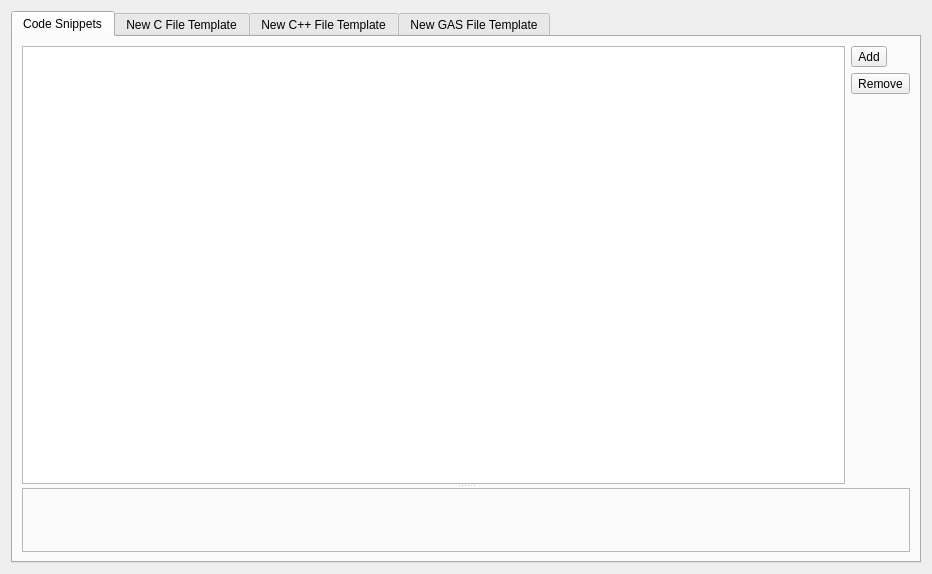
<?xml version="1.0" encoding="UTF-8"?>
<ui version="4.0">
 <class>EditorSnippetWidget</class>
 <widget class="QWidget" name="EditorSnippetWidget">
  <property name="geometry">
   <rect>
    <x>0</x>
    <y>0</y>
    <width>932</width>
    <height>574</height>
   </rect>
  </property>
  <property name="windowTitle">
   <string>Form</string>
  </property>
  <layout class="QHBoxLayout" name="horizontalLayout">
   <item>
    <widget class="QTabWidget" name="tabWidget">
     <property name="currentIndex">
      <number>0</number>
     </property>
     <widget class="QWidget" name="tabSnippet">
      <attribute name="title">
       <string>Code Snippets</string>
      </attribute>
      <layout class="QVBoxLayout" name="horizontalLayout_3">
       <item>
        <widget class="QSplitter" name="splitter">
         <property name="orientation">
          <enum>Qt::Vertical</enum>
         </property>
         <widget class="QWidget" name="widget" native="true">
          <layout class="QHBoxLayout" name="horizontalLayout_2">
           <property name="leftMargin">
            <number>0</number>
           </property>
           <property name="topMargin">
            <number>0</number>
           </property>
           <property name="rightMargin">
            <number>0</number>
           </property>
           <property name="bottomMargin">
            <number>0</number>
           </property>
           <item>
            <widget class="QTableView" name="tblSnippets">
             <property name="alternatingRowColors">
              <bool>true</bool>
             </property>
             <property name="selectionMode">
              <enum>QAbstractItemView::SingleSelection</enum>
             </property>
             <property name="selectionBehavior">
              <enum>QAbstractItemView::SelectRows</enum>
             </property>
             <property name="textElideMode">
              <enum>Qt::ElideNone</enum>
             </property>
             <attribute name="horizontalHeaderStretchLastSection">
              <bool>true</bool>
             </attribute>
            </widget>
           </item>
           <item>
            <widget class="QWidget" name="widget_2" native="true">
             <layout class="QVBoxLayout" name="verticalLayout">
              <property name="leftMargin">
               <number>0</number>
              </property>
              <property name="topMargin">
               <number>0</number>
              </property>
              <property name="rightMargin">
               <number>0</number>
              </property>
              <property name="bottomMargin">
               <number>0</number>
              </property>
              <item>
               <widget class="QToolButton" name="btnAdd">
                <property name="text">
                 <string>Add</string>
                </property>
               </widget>
              </item>
              <item>
               <widget class="QToolButton" name="btnRemove">
                <property name="text">
                 <string>Remove</string>
                </property>
               </widget>
              </item>
              <item>
               <spacer name="verticalSpacer">
                <property name="orientation">
                 <enum>Qt::Vertical</enum>
                </property>
                <property name="sizeHint" stdset="0">
                 <size>
                  <width>20</width>
                  <height>159</height>
                 </size>
                </property>
               </spacer>
              </item>
             </layout>
            </widget>
           </item>
          </layout>
         </widget>
         <widget class="Editor" name="editCode">
          <property name="frameShape">
           <enum>QFrame::StyledPanel</enum>
          </property>
          <property name="frameShadow">
           <enum>QFrame::Raised</enum>
          </property>
         </widget>
        </widget>
       </item>
      </layout>
     </widget>
     <widget class="QWidget" name="tab">
      <attribute name="title">
       <string>New C File Template</string>
      </attribute>
      <layout class="QHBoxLayout" name="horizontalLayout_4">
       <item>
        <widget class="Editor" name="editCFileTemplate">
         <property name="frameShape">
          <enum>QFrame::StyledPanel</enum>
         </property>
         <property name="frameShadow">
          <enum>QFrame::Raised</enum>
         </property>
        </widget>
       </item>
      </layout>
     </widget>
     <widget class="QWidget" name="tabFileTemplate">
      <attribute name="title">
       <string>New C++ File Template</string>
      </attribute>
      <layout class="QHBoxLayout" name="horizontalLayout_5">
       <item>
        <widget class="Editor" name="editCppFileTemplate">
         <property name="frameShape">
          <enum>QFrame::StyledPanel</enum>
         </property>
         <property name="frameShadow">
          <enum>QFrame::Raised</enum>
         </property>
        </widget>
       </item>
      </layout>
     </widget>
     <widget class="QWidget" name="tab_2">
      <attribute name="title">
       <string>New GAS File Template</string>
      </attribute>
      <layout class="QHBoxLayout" name="horizontalLayout_6">
       <item>
        <widget class="Editor" name="editGASFileTemplate">
         <property name="frameShape">
          <enum>QFrame::StyledPanel</enum>
         </property>
         <property name="frameShadow">
          <enum>QFrame::Raised</enum>
         </property>
        </widget>
       </item>
      </layout>
     </widget>
    </widget>
   </item>
  </layout>
 </widget>
 <customwidgets>
  <customwidget>
   <class>Editor</class>
   <extends>QFrame</extends>
   <header>src/editor.h</header>
   <container>1</container>
  </customwidget>
 </customwidgets>
 <tabstops>
  <tabstop>tabWidget</tabstop>
  <tabstop>tblSnippets</tabstop>
  <tabstop>btnAdd</tabstop>
  <tabstop>btnRemove</tabstop>
 </tabstops>
 <resources/>
 <connections/>
</ui>
